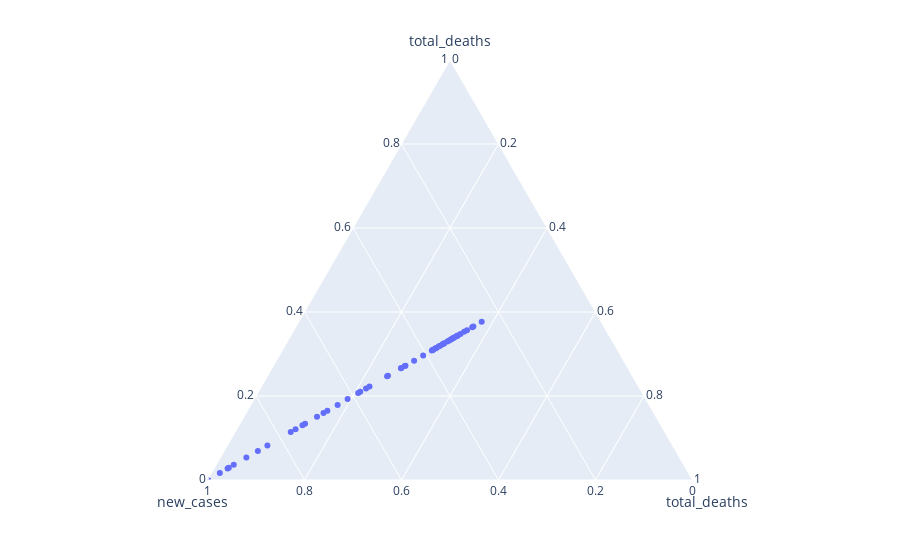

Notebook code for this chart:
### Code cell
fig = px.scatter_ternary(df_new, a="total_deaths", b="new_cases",c="total_deaths")
fig.show()

### Figure 1 — Plotly figure (JSON) as saved in the notebook; plotly's stock layout.template omitted (floating-point values rounded to 4 significant figures; data arrays with more than 128 entries replaced by an {"elided": "..."} marker saying what was removed)
{"data": [{"a": {"elided": "132 int values"}, "b": {"elided": "132 int values"}, "c": {"elided": "132 int values"}, "hoverlabel": {"namelength": 0}, "hovertemplate": "total_deaths=%{c}<br>new_cases=%{b}", "legendgroup": "", "marker": {"color": "#636efa", "symbol": "circle"}, "mode": "markers", "name": "", "showlegend": false, "subplot": "ternary", "type": "scatterternary"}], "layout": {"legend": {"tracegroupgap": 0}, "margin": {"t": 60}, "ternary": {"aaxis": {"title": {"text": "total_deaths"}}, "baxis": {"title": {"text": "new_cases"}}, "caxis": {"title": {"text": "total_deaths"}}, "domain": {"x": [0, 1], "y": [0, 1]}}}}
